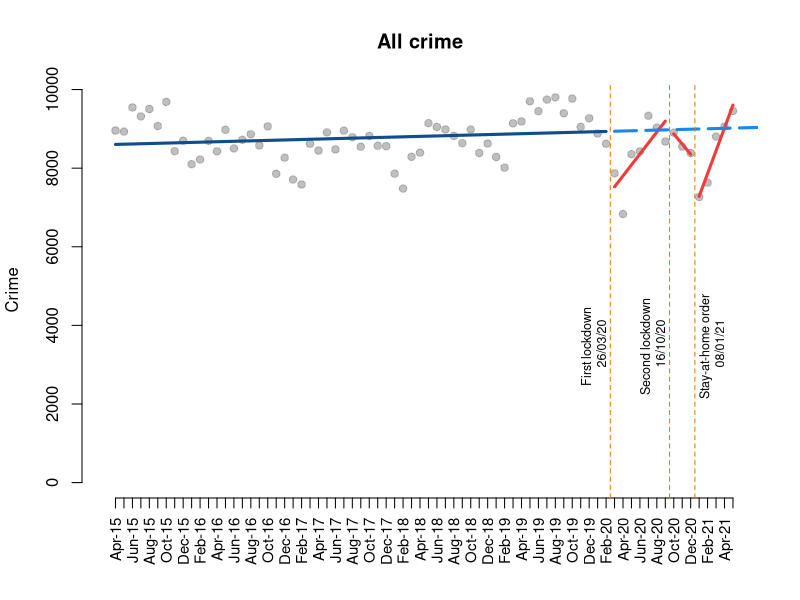
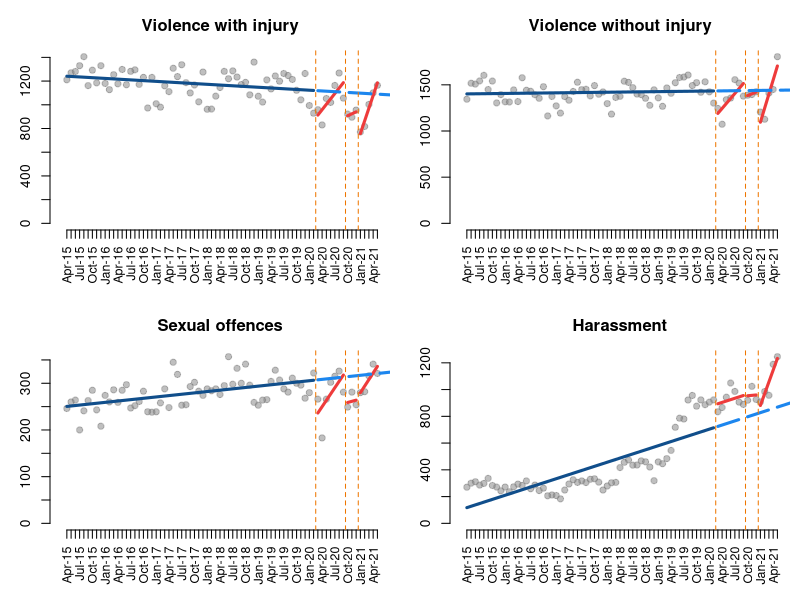
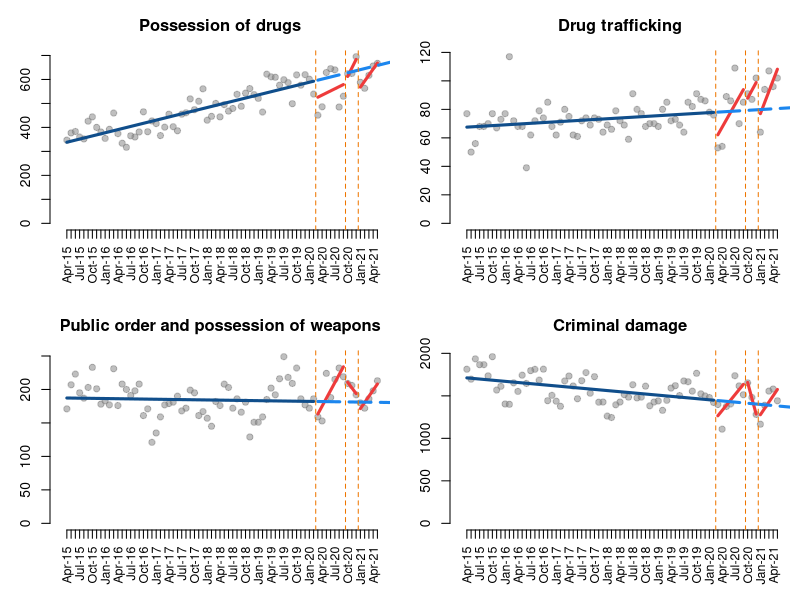
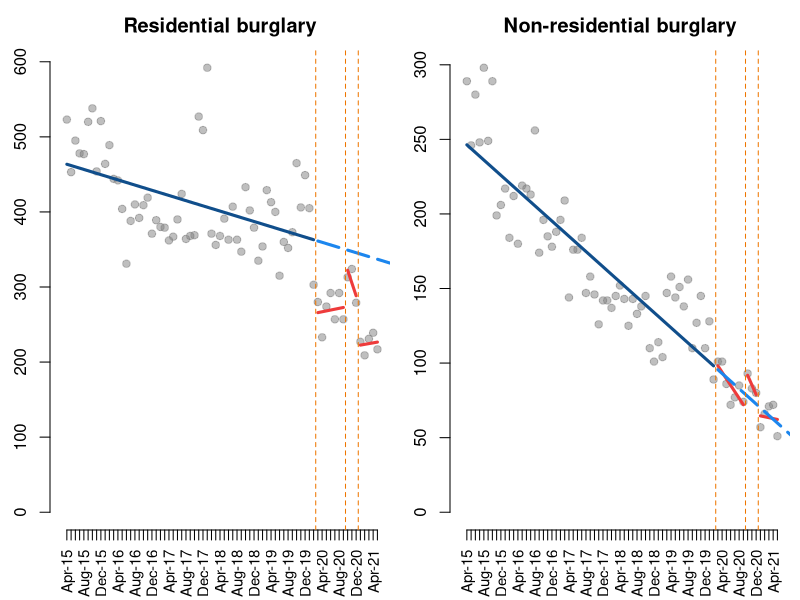
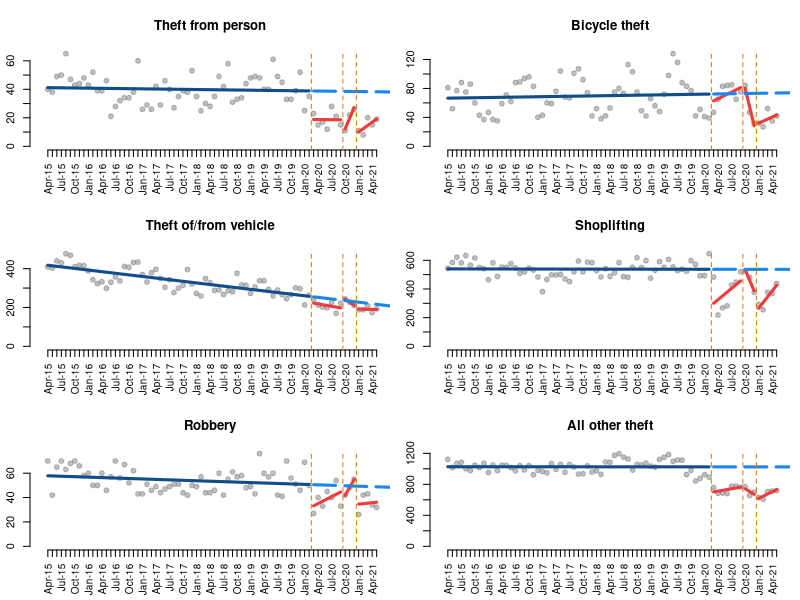
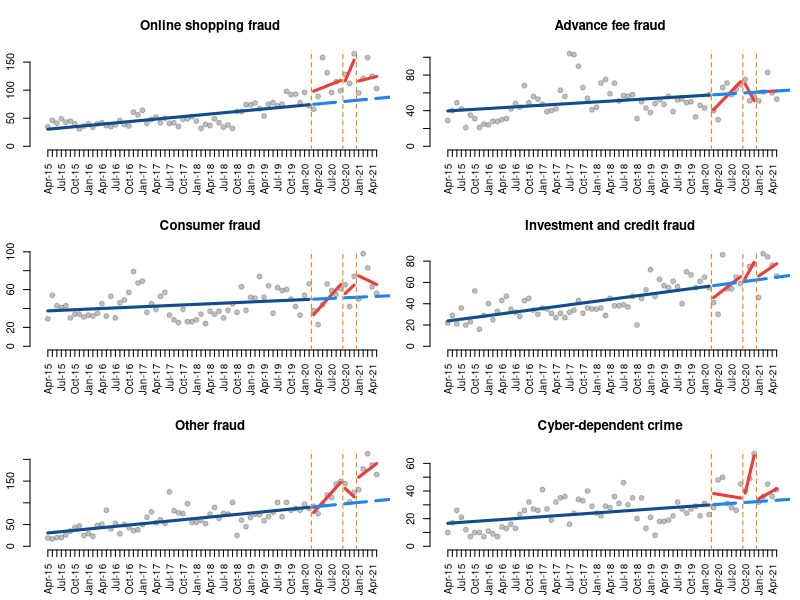

Reproduce these figures in R, in order.

#######################
#
# Crime and COVID in NI
#
######################

rm(list=ls())

#load packages
library(here)
library(tseries)
library(forecast)
library(dplyr)

#load data
data <- read.csv(here("data/data_rev.csv"))

#save dates
dates <- data$X

#function to obtain model results
modelit <- function(dataset, Y, T, D1, P1, D2, P2, D3, P3){
  
  #estimate temporal model
  ts <- lm(Y ~ T + D1 + P1 + D2 + P2 + D3 + P3, data = dataset)
  
  #print model results
  summary(ts)
  
}

#function to obtain ARIMA results
arimait.model <- function(dataset, Y, T, D1, P1, D2, P2, D3, P3){
  
  #convert crime trend to time series
  crime.ts <- ts(Y)
  
  #create dataframe with covariates
  xreg <- cbind(D1, P1, D2, P2, D3, P3)
  
  #estimate ARIMA
  arima <- auto.arima(y = crime.ts, xreg = xreg)
  
  #print result
  summary(arima)
  
}

arimait.coef <- function(dataset, Y, T, D1, P1, D2, P2, D3, P3){
  
  #convert crime trend to time series
  crime.ts <- ts(Y)
  
  #create dataframe with covariates
  xreg <- cbind(D1, P1, D2, P2, D3, P3)
  
  #estimate ARIMA
  arima <- auto.arima(y = crime.ts, xreg = xreg)
  
  #calculate coefficients and 95% CI
  arima.result <- cbind(coef = arima$coef,
                        LI = arima$coef - 1.06 * sqrt(diag(vcov(arima))),
                        UI = arima$coef + 1.06 * sqrt(diag(vcov(arima))))
  
  #print result
  round(arima.result, digits = 1)
  
}

#function to automate plotting
plotit <- function(dataset, Y, T, D1, P1, D2, P2, D3, P3, title){
  
  #estimate temporal model
  ts <- lm(Y ~ T + D1 + P1 + D2 + P2 + D3 + P3, data = dataset)
  
  #print model results
  summary(ts)
  
  #predict from the model
  pred1 <- predict(ts, dataset)
  
  #create new dataset where D and P are 0
  datanew <- as.data.frame(cbind(T = rep(1 : length(dataset)), 
                                 D1 = rep(0), 
                                 P1 = rep(0),
                                 D2 = rep(0),
                                 P2 = rep(0),
                                 D3 = rep(0),
                                 P3 = rep(0)))
  
  #predict counterfactual
  pred2 <- predict(ts, datanew)
  
  #design plot
  plot( Y,
        bty = "n",
        col = gray(0.5, 0.5), pch=19,
        ylim = c(0, max(Y)), xlim=c(0, nrow(dataset)),
        xlab = "", xaxt = "n",
        ylab = "Crime",
        main = title)
  
  #add dates
  axis(1, at  = 1:length(dates), 
       labels = c(dates),
       cex.axis = 0.9, las=2)
  
  #draw lines
  lines( rep(1:59), pred1[1:59], col = "dodgerblue4", lwd = 3 )
  lines( rep(60:66), pred1[60:66], col="brown2", lwd = 3 )
  lines( rep(67:69), pred1[67:69], col="brown2", lwd = 3 )
  lines( rep(70:length(pred1)), pred1[70:length(pred1)], col="brown2", lwd = 3 )
  lines( rep(60:length(pred2)), pred2[60:length(pred2)], col="dodgerblue2", lwd = 3, lty = 5 ) 
  abline( v=59.5, col="darkorange2", lty=2 )
  abline( v=66.5, col="darkorange2", lty=2 )
  abline( v=69.5, col="darkorange2", lty=2 )
  
}

##all crime

#plot all crime
plot.all <- function(){plotit(data, data$All.crime,
                                data$T, data$D1, data$P1, 
                                data$D2, data$P2, data$D3, data$P3, 
                                "All crime")}
plot.all()

#all text
text(57.5, 3500, "First lockdown \n 26/03/20", srt = 90, cex = 0.75)
text(64.5, 3500, "Second lockdown \n 16/10/20", srt = 90, cex = 0.75)
text(71.5, 3500, "Stay-at-home order \n 08/01/21", srt = 90, cex = 0.75)

#save figure: 9.49 x 3.60 inches

##violence
par(mfrow=c(2,2), mai = c(0.7, 0.5, 0.5, 0.1))

#model and plot violence injury
modelit(data, data$Violence.with.injury..including.homicide...death.serious.injury.by.unlawful.driving.,
        data$T, data$D1, data$P1, data$D2, data$P2, data$D3, data$P3)

arimait.model(data, data$Violence.with.injury..including.homicide...death.serious.injury.by.unlawful.driving.,
        data$T, data$D1, data$P1, data$D2, data$P2, data$D3, data$P3)

arimait.coef(data, data$Violence.with.injury..including.homicide...death.serious.injury.by.unlawful.driving.,
              data$T, data$D1, data$P1, data$D2, data$P2, data$D3, data$P3)

plot.vio.i <- function(){plotit(data, data$Violence.with.injury..including.homicide...death.serious.injury.by.unlawful.driving.,
                                data$T, data$D1, data$P1, 
                                data$D2, data$P2, data$D3, data$P3, "Violence with injury")}
plot.vio.i()

#plot violence no injury
modelit(data, data$Violence.without.injury,
        data$T, data$D1, data$P1, data$D2, data$P2, data$D3, data$P3)

arimait.model(data, data$Violence.without.injury,
        data$T, data$D1, data$P1, data$D2, data$P2, data$D3, data$P3)

arimait.coef(data, data$Violence.without.injury,
              data$T, data$D1, data$P1, data$D2, data$P2, data$D3, data$P3)

plot.vio.ni <- function(){plotit(data, data$Violence.without.injury,
                                 data$T, data$D1, data$P1, data$D2, data$P2, data$D3, data$P3, 
                                 "Violence without injury")}
plot.vio.ni()

#sexual crime
modelit(data, data$Sexual.offences,
        data$T, data$D1, data$P1, data$D2, data$P2, data$D3, data$P3)

arimait.model(data, data$Sexual.offences,
        data$T, data$D1, data$P1, data$D2, data$P2, data$D3, data$P3)

arimait.coef(data, data$Sexual.offences,
        data$T, data$D1, data$P1, data$D2, data$P2, data$D3, data$P3)

plot.sex <- function(){plotit(data, data$Sexual.offences,
                              data$T, data$D1, data$P1, data$D2, data$P2, data$D3, data$P3,
                              "Sexual offences")}
plot.sex()

#Harassment
modelit(data, data$Harassment,
        data$T, data$D1, data$P1, data$D2, data$P2, data$D3, data$P3)

arimait.model(data, data$Harassment,
        data$T, data$D1, data$P1, data$D2, data$P2, data$D3, data$P3)

arimait.coef(data, data$Harassment,
              data$T, data$D1, data$P1, data$D2, data$P2, data$D3, data$P3)

plot.har <- function(){plotit(data, data$Harassment,
                              data$T, data$D1, data$P1, data$D2, data$P2, data$D3, data$P3, 
                              "Harassment")}
plot.har()

#save figure: 9.49 x 5.60 inches

##drugs, damage and public order
data <- data %>%
  mutate(order.weapons = Public.order.offences + Possession.of.weapons.offences)
par(mfrow=c(2,2), mai = c(0.7, 0.5, 0.5, 0.1))

#model and plot possession of drugs
modelit(data, data$Possession.of.drugs,
        data$T, data$D1, data$P1, data$D2, data$P2, data$D3, data$P3)

arimait.model(data, data$Possession.of.drugs,
        data$T, data$D1, data$P1, data$D2, data$P2, data$D3, data$P3)

arimait.coef(data, data$Possession.of.drugs,
              data$T, data$D1, data$P1, data$D2, data$P2, data$D3, data$P3)

plot.drug.po <- function(){plotit(data, data$Possession.of.drugs,
                                  data$T, data$D1, data$P1, data$D2, data$P2, data$D3, data$P3,
                                  "Possession of drugs")}
plot.drug.po()

#model and plot drug trafficking
modelit(data, data$Trafficking.of.drugs,
        data$T, data$D1, data$P1, data$D2, data$P2, data$D3, data$P3)

arimait.model(data, data$Trafficking.of.drugs,
        data$T, data$D1, data$P1, data$D2, data$P2, data$D3, data$P3)

arimait.coef(data, data$Trafficking.of.drugs,
              data$T, data$D1, data$P1, data$D2, data$P2, data$D3, data$P3)

plot.drug.tr <- function(){plotit(data, data$Trafficking.of.drugs,
                                  data$T, data$D1, data$P1, data$D2, data$P2, data$D3, data$P3,
                                  "Drug trafficking")}
plot.drug.tr()

#model and plot public order
modelit(data, data$order.weapons,
        data$T, data$D1, data$P1, data$D2, data$P2, data$D3, data$P3)

arimait.model(data, data$order.weapons,
        data$T, data$D1, data$P1, data$D2, data$P2, data$D3, data$P3)

arimait.coef(data, data$order.weapons,
              data$T, data$D1, data$P1, data$D2, data$P2, data$D3, data$P3)

plot.order <- function(){plotit(data, data$order.weapons,
                                data$T, data$D1, data$P1, data$D2, data$P2, data$D3, data$P3,
                                "Public order and possession of weapons")}
plot.order()

#model and plot criminal damage
modelit(data, data$Criminal.damage,
        data$T, data$D1, data$P1, data$D2, data$P2, data$D3, data$P3)

arimait.model(data, data$Criminal.damage,
        data$T, data$D1, data$P1, data$D2, data$P2, data$D3, data$P3)

arimait.coef(data, data$Criminal.damage,
              data$T, data$D1, data$P1, data$D2, data$P2, data$D3, data$P3)

plot.damage <- function(){plotit(data, data$Criminal.damage,
                                 data$T, data$D1, data$P1, data$D2, data$P2, data$D3, data$P3,
                                 "Criminal damage")}
plot.damage()

#save figure: 9.49 x 5.60 inches

##burglary
data <- data %>%
  mutate(domestic.burg = Theft...burglary.residential + Theft...domestic.burglary,
         nondomestic.burg = Theft...burglary.business...community + Theft...non.domestic.burglary)
par(mfrow=c(1,2), mai = c(0.7, 0.5, 0.5, 0.1))

#model and plot domestic burglary
modelit(data, data$domestic.burg,
        data$T, data$D1, data$P1, data$D2, data$P2, data$D3, data$P3)

arimait.model(data, data$domestic.burg,
        data$T, data$D1, data$P1, data$D2, data$P2, data$D3, data$P3)

arimait.coef(data, data$domestic.burg,
              data$T, data$D1, data$P1, data$D2, data$P2, data$D3, data$P3)

plot.burgl.dom <- function(){plotit(data, data$domestic.burg,
                                    data$T, data$D1, data$P1, data$D2, data$P2, data$D3, data$P3,
                                    "Residential burglary")}
plot.burgl.dom()

#model and plot non-domestic burglary
modelit(data, data$nondomestic.burg,
        data$T, data$D1, data$P1, data$D2, data$P2, data$D3, data$P3)

arimait.model(data, data$nondomestic.burg,
        data$T, data$D1, data$P1, data$D2, data$P2, data$D3, data$P3)

arimait.coef(data, data$nondomestic.burg,
              data$T, data$D1, data$P1, data$D2, data$P2, data$D3, data$P3)

plot.burgl.nondom <- function(){plotit(data, data$nondomestic.burg,
                                       data$T, data$D1, data$P1, data$D2, data$P2, data$D3, data$P3,
                                       "Non-residential burglary")}
plot.burgl.nondom()

#save figure: 9.49 x 3.60 inches

##theft and robbery
par(mfrow=c(3,2), mai = c(0.5, 0.3, 0.5, 0.1))

#model and plot theft from the person
modelit(data, data$Theft.from.the.person,
        data$T, data$D1, data$P1, data$D2, data$P2, data$D3, data$P3)

arimait.model(data, data$Theft.from.the.person,
        data$T, data$D1, data$P1, data$D2, data$P2, data$D3, data$P3)

arimait.coef(data, data$Theft.from.the.person,
              data$T, data$D1, data$P1, data$D2, data$P2, data$D3, data$P3)

plot.theft.p <- function(){plotit(data, data$Theft.from.the.person,
                                  data$T, data$D1, data$P1, data$D2, data$P2, data$D3, data$P3,
                                  "Theft from person")}
plot.theft.p()

#model and plot bicycle theft
modelit(data, data$Bicycle.theft,
        data$T, data$D1, data$P1, data$D2, data$P2, data$D3, data$P3)

arimait.model(data, data$Bicycle.theft,
        data$T, data$D1, data$P1, data$D2, data$P2, data$D3, data$P3)

arimait.coef(data, data$Bicycle.theft,
              data$T, data$D1, data$P1, data$D2, data$P2, data$D3, data$P3)

plot.theft.b <- function(){plotit(data, data$Bicycle.theft,
                                  data$T, data$D1, data$P1, data$D2, data$P2, data$D3, data$P3,
                                  "Bicycle theft")}
plot.theft.b()

#model and plot theft of/from vehicle
modelit(data, data$Theft...vehicle.offences,
        data$T, data$D1, data$P1, data$D2, data$P2, data$D3, data$P3)

arimait.model(data, data$Theft...vehicle.offences,
        data$T, data$D1, data$P1, data$D2, data$P2, data$D3, data$P3)

arimait.coef(data, data$Theft...vehicle.offences,
              data$T, data$D1, data$P1, data$D2, data$P2, data$D3, data$P3)

plot.theft.v <- function(){plotit(data, data$Theft...vehicle.offences,
                                  data$T, data$D1, data$P1, data$D2, data$P2, data$D3, data$P3,
                                  "Theft of/from vehicle")}
plot.theft.v()

#model and plot shoplifting
modelit(data, data$Theft...shoplifting,
        data$T, data$D1, data$P1, data$D2, data$P2, data$D3, data$P3)

arimait.model(data, data$Theft...shoplifting,
        data$T, data$D1, data$P1, data$D2, data$P2, data$D3, data$P3)

arimait.coef(data, data$Theft...shoplifting,
              data$T, data$D1, data$P1, data$D2, data$P2, data$D3, data$P3)

plot.shoplift <- function(){plotit(data, data$Theft...shoplifting,
                                   data$T, data$D1, data$P1, data$D2, data$P2, data$D3, data$P3,
                                   "Shoplifting")}
plot.shoplift()

#model and plot robbery
modelit(data, data$Robbery,
        data$T, data$D1, data$P1, data$D2, data$P2, data$D3, data$P3)

arimait.model(data, data$Robbery,
        data$T, data$D1, data$P1, data$D2, data$P2, data$D3, data$P3)

arimait.coef(data, data$Robbery,
              data$T, data$D1, data$P1, data$D2, data$P2, data$D3, data$P3)

plot.robbery <- function(){plotit(data, data$Robbery,
                                  data$T, data$D1, data$P1, data$D2, data$P2, data$D3, data$P3,
                                  "Robbery")}
plot.robbery()

#model and plot all other theft
modelit(data, data$All.other.theft.offences,
        data$T, data$D1, data$P1, data$D2, data$P2, data$D3, data$P3)

arimait.model(data, data$All.other.theft.offences,
        data$T, data$D1, data$P1, data$D2, data$P2, data$D3, data$P3)

arimait.coef(data, data$All.other.theft.offences,
              data$T, data$D1, data$P1, data$D2, data$P2, data$D3, data$P3)

plot.theft.o <- function(){plotit(data, data$All.other.theft.offences,
                                  data$T, data$D1, data$P1, data$D2, data$P2, data$D3, data$P3,
                                  "All other theft")}
plot.theft.o()

#save figure: 8.49 x 5.60 inches

##fraud and cyber
data <- data %>%
  mutate_all(~replace(., is.na(.), 0)) %>%
  mutate(other.fraud = False.Accounting + Bankruptcy.and.Insolvency + 
           Department.of.Works.and.Pensions..DWP..Fraud + Fraudulent.Applications.for.Grants.from.Government.Funded.Organisations +
           HM.Revenue...Customs.Fraud..HMRC. + Pension.Fraud.by.Pensioner..or.their.estates. +
           Pension.Fraud.committed.on.Pensions + Pension.Liberation.Fraud +
           Other.Regulatory.Fraud + Fraud.by.Failing.to.Disclose.Information +
           Fraud.by.Abuse.of.Position.of.Trust +
           Dishonestly.retaining.a.wrongful.credit +
           Insurance.Related.Fraud + Insurance.Broker.Fraud +
           Telecom.Industry.Fraud..Misuse.of.Contracts. +
           Corporate.Employee.Fraud + Business.Trading.Fraud + 
           DVLA.Driving.Licence.Application.Fraud + None.of.the.Above,
         advance.fee.fraud = X.419..Advance.Fee.Fraud + Lottery.Scams + Fraud.Recovery +
           Inheritance.Fraud + Rental.Fraud + Other.Advance.Fee.Frauds + Lender.Loan.Fraud +
           Dating.Scam,
         Online.Shopping.and.Auctions = Online.Shopping.and.Auctions,
         consumer.fraud.exc.on.shop = Consumer.Phone.Fraud + Door.to.Door.Sales.and.Bogus.Tradesmen +
           Other.Consumer.Non.Investment.Fraud + Computer.Software.Service.Fraud,
         cyberdependent = Denial.of.Service.Attack + Denial.of.Service.Attack..Extortion +
           Hacking...Server + Hacking...Personal + Hacking...Social.Media.and.Email +
           Hacking...PBX...Dial.Through + Hacking.Extortion + Computer.Virus...Malware...Spyware,
         investment.banking.credit.fraud = Cheque..Plastic.Card.and.Online.Bank.Accounts..not.PSP. +
           Application..Fraud..excluding.Mortgages. + Mortgage.Related.Fraud +
           Mandate.Fraud + Counterfeit.Cashiers.Cheques +
           Share.sales.or.Boiler.Room.Fraud + Pyramid.or.Ponzi.Schemes +
           Prime.Bank.Guarantees + Time.Shares.and.Holiday.Club.Fraud +
           Other.Financial.Investment
  )
par(mfrow=c(3,2), mai = c(0.5, 0.3, 0.5, 0.1))

#model and plot online shopping fraud
modelit(data, data$Online.Shopping.and.Auctions,
        data$T, data$D1, data$P1, data$D2, data$P2, data$D3, data$P3)

arimait.model(data, data$Online.Shopping.and.Auctions,
        data$T, data$D1, data$P1, data$D2, data$P2, data$D3, data$P3)

arimait.coef(data, data$Online.Shopping.and.Auctions,
              data$T, data$D1, data$P1, data$D2, data$P2, data$D3, data$P3)

plot.online.shop <- function(){plotit(data, data$Online.Shopping.and.Auctions,
                                      data$T, data$D1, data$P1, data$D2, data$P2, data$D3, data$P3,
                                      "Online shopping fraud")}
plot.online.shop()

#model and plot advance fee fraud
modelit(data, data$advance.fee.fraud,
        data$T, data$D1, data$P1, data$D2, data$P2, data$D3, data$P3)

arimait.model(data, data$advance.fee.fraud,
        data$T, data$D1, data$P1, data$D2, data$P2, data$D3, data$P3)

arimait.coef(data, data$advance.fee.fraud,
              data$T, data$D1, data$P1, data$D2, data$P2, data$D3, data$P3)

plot.advance.fee <- function(){plotit(data, data$advance.fee.fraud,
                                      data$T, data$D1, data$P1, data$D2, data$P2, data$D3, data$P3,
                                      "Advance fee fraud")}
plot.advance.fee()

#model and plot consumer fraud
modelit(data, data$consumer.fraud.exc.on.shop,
        data$T, data$D1, data$P1, data$D2, data$P2, data$D3, data$P3)

arimait.model(data, data$consumer.fraud.exc.on.shop,
        data$T, data$D1, data$P1, data$D2, data$P2, data$D3, data$P3)

arimait.coef(data, data$consumer.fraud.exc.on.shop,
              data$T, data$D1, data$P1, data$D2, data$P2, data$D3, data$P3)

plot.consumer.fraud <- function(){plotit(data, data$consumer.fraud.exc.on.shop,
                                         data$T, data$D1, data$P1, data$D2, data$P2, data$D3, data$P3,
                                         "Consumer fraud")}
plot.consumer.fraud()

#model and plot investment and credit fraud
modelit(data, data$investment.banking.credit.fraud,
        data$T, data$D1, data$P1, data$D2, data$P2, data$D3, data$P3)

arimait.model(data, data$investment.banking.credit.fraud,
        data$T, data$D1, data$P1, data$D2, data$P2, data$D3, data$P3)

arimait.coef(data, data$investment.banking.credit.fraud,
              data$T, data$D1, data$P1, data$D2, data$P2, data$D3, data$P3)

plot.invest.fraud <- function(){plotit(data, data$investment.banking.credit.fraud,
                                       data$T, data$D1, data$P1, data$D2, data$P2, data$D3, data$P3,
                                       "Investment and credit fraud")}
plot.invest.fraud()

#model and plot other fraud
modelit(data, data$other.fraud,
        data$T, data$D1, data$P1, data$D2, data$P2, data$D3, data$P3)

arimait.model(data, data$other.fraud,
        data$T, data$D1, data$P1, data$D2, data$P2, data$D3, data$P3)

arimait.coef(data, data$other.fraud,
              data$T, data$D1, data$P1, data$D2, data$P2, data$D3, data$P3)

plot.other.fraud <- function(){plotit(data, data$other.fraud,
                                      data$T, data$D1, data$P1, data$D2, data$P2, data$D3, data$P3,
                                      "Other fraud")}
plot.other.fraud()

#model and plot cyber-dependent crime
modelit(data, data$cyberdependent,
        data$T, data$D1, data$P1, data$D2, data$P2, data$D3, data$P3)

arimait.model(data, data$cyberdependent,
        data$T, data$D1, data$P1, data$D2, data$P2, data$D3, data$P3)

arimait.coef(data, data$cyberdependent,
              data$T, data$D1, data$P1, data$D2, data$P2, data$D3, data$P3)

plot.cyber <- function(){plotit(data, data$cyberdependent,
                                data$T, data$D1, data$P1, data$D2, data$P2, data$D3, data$P3,
                                "Cyber-dependent crime")}
plot.cyber()

#save figure: 8.49 x 5.60 inches
